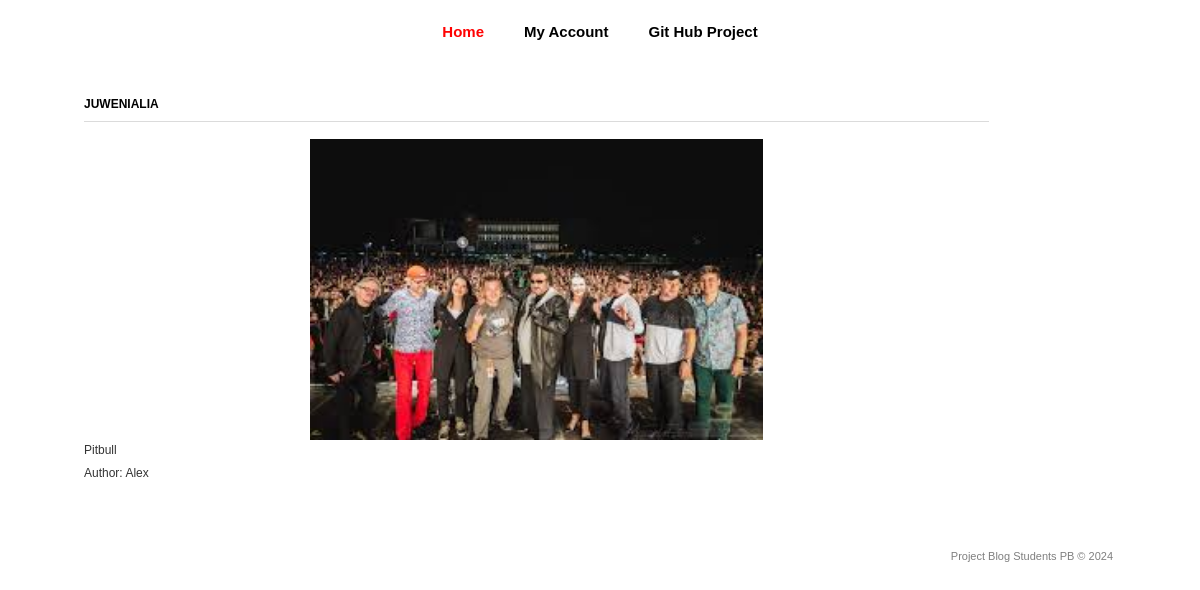
Page /2/ on the committed database.
### Blog/models.py (models this page shows, shortened)
class Post(models.Model):
    title = models.CharField('Title', max_length=100)
    description = models.TextField('Description')
    author = models.CharField('Author', max_length=100)
    date = models.DateField('Date published')
    img = models.ImageField('Image', upload_to='image/%Y')
    class Meta:
        verbose_name = 'Entry'
        verbose_name_plural = 'Entries'

### Blog/views.py (the view)
# urls.py: path('<int:pk>/', views.PostDetail.as_view()),
class PostDetail(View):
    def get(self, request, pk):
        post = Post.objects.get(id=pk)
        return render(request, 'Blog/post_detail.html', {'post': post})

### templates/Blog/post_detail.html (shortened to what this page needs)
{% load static %}
<html>
<head>
	<link rel="stylesheet" href="{% static 'css/style.css' %}" type="text/css" media="all" />
</head>
<body>
<div class="shell">
	<div class="border">
		<div id="navigation">
			<ul>
			    <li><a href="/" class="active">Home</a></li>
			    <li><a href="/admin">My account</a></li>
                <li><a href="https://github.com/Vasiukhnevich/BlogStudentsPB">Git Hub Project</a></li>
			</ul>
		</div>
		<div id="main">
			<div id="content" class="left">
				<div class="projects">
					<h3>{{ post.title }}</h3>
                    <p align="center">
                        <a href="#"><img src="{{ post.img.url }}" width="50%" /></a>
                    </p>
					<div class="item">
						<div class="text left">
							<p>{{ post.description }}</p>
							<p>Author: {{ post.author }}</p>
						</div>
					</div>
				</div>
			</div>
		</div>
	</div>
	<div id="footer">
		<p class="copy right">Project Blog Students PB &copy;  2024 </p>
	</div>
</div>
</body>
</html>

### static/css/style.css (style rules this page uses)
* { margin: 0; padding: 0; outline:0; }
body { font-size: 12px; line-height: 20px; font-family: Montserrat, Sans-Serif, serif; color: #333; background: repeat 0 0; }
a { color: #037916; text-decoration: none; }
a img { border: 20px; }
.left, .alignleft { float: left; display: inline; }
.right, .alignright { float: right; display: inline; }
.shell { width: 1080px; margin: 0 auto; }
#navigation { height: 40px; margin-top: 10px; }
#navigation ul { list-style: none; display: flex; justify-content: center; }
#navigation ul li { order: 1; margin: 0 0px; float: right; height: 43px; font-size: 15px; line-height: 43px; font-weight: Bold; text-transform: capitalize; }
#navigation ul li:first-child { order: 1; }
#navigation ul li a { float: right; height: 43px; color: #000; padding: 0 20px; }
#navigation ul li a:hover, #navigation ul li a.active { color: #ff0202; text-decoration: none; }
#main { width: 932px; padding: 37px 24px 17px 24px; }
#main h3 { font-size: 12px; line-height: 15px; color: #000; text-transform: uppercase; border-bottom: 1px solid #dbdbdb; padding: 0 0 9px 0; }
#content { width: 905px; }
.projects { padding: 10px 0 0 0; }
.projects h3 { margin: 0 0 17px 0; }
.projects .item { margin: 0 0 28px 0; }
.projects .text { width: 600px; }
.projects .text p { padding: 0 0 3px 0; }
#footer { font-family: Montserrat, sans-serif; font-size: 11px; line-height: 14px; color: #7f7f7f; padding: 18px 27px 20px 38px; }

### rows in the picture
Post: title "JUWENIALIA", img (picture), description "Pitbull", author "Alex"
